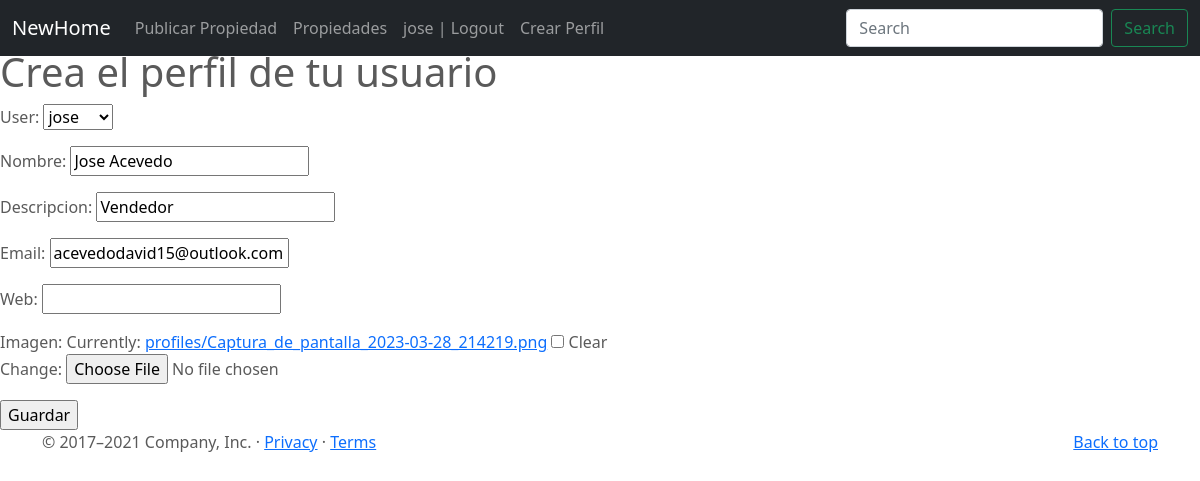
Page /profile/1/update (signed in) on the committed database.
### NewHome/models.py (models this page shows)
class Profile(models.Model):
    user = models.OneToOneField(to=User, on_delete=models.CASCADE, related_name="profile")
    Nombre = models.CharField(max_length=100)
    Descripcion = models.CharField(max_length=100)
    Email = models.EmailField(blank=True)
    Web = models.URLField(null=True,blank=True)
    imagen = models.ImageField(upload_to="profiles", null=True, blank=True)

### NewHome/views.py (the view)
# urls.py: path('profile/<pk>/update', ProfileUpdate.as_view(), name="profile-update"),
class ProfileUpdate(LoginRequiredMixin,UpdateView):
    model = Profile
    fields = '__all__'

### NewHome/templates/NewHome/profile_form.html (shortened to what this page needs)
{% extends "NewHome/base.html" %}
{% block main %}
<h1>Crea el perfil de tu usuario </h1>
<form method="POST" enctype="multipart/form-data">
    {{form.as_p}}
    <input type="submit" value="Guardar">
</form>
{% endblock %}

### NewHome/templates/NewHome/base.html (shortened to what this page needs)
<!DOCTYPE html>
<html lang="en">
<head>
    {% load static %}
<link href="{% static 'NewHome/css/bootstrap.min.css' %}" rel="stylesheet">
    <link href="{% static 'NewHome/css/carousel.css' %}" rel="stylesheet">
  </head>
  <body>
<header>
  <nav class="navbar navbar-expand-md navbar-dark fixed-top bg-dark">
    <div class="container-fluid">
      <a class="navbar-brand" href="{% url 'index' %}">NewHome</a>
      <div class="collapse navbar-collapse" id="navbarCollapse">
        <ul class="navbar-nav me-auto mb-2 mb-md-0">
          <li class="nav-item">
            <a class="nav-link" href="{% url 'propiedades-create' %}">Publicar Propiedad</a>
          <li class="nav-item">
            <a class="nav-link" href="{% url 'propiedades-list' %}">Propiedades</a>
           </li>
            {% if user.is_authenticated %}
                <li class="nav-item">
                  <a class="nav-link" href="{% url 'logout' %}"> {{user.username}} | Logout</a>
                </li>
                <li class="nav-item">
                  <a class="nav-link" href="{% url 'profile-create' %}"> Crear Perfil</a>
                </li>
              {% endif %}
        </ul>
        <form class="d-flex">
          <input class="form-control me-2" type="search" placeholder="Search" aria-label="Search">
          <button class="btn btn-outline-success" type="submit">Search</button>
        </form>
      </div>
    </div>
  </nav>
</header>
{% block main %}
{% endblock%}
  <footer class="container">
    <p class="float-end"><a href="{% url 'index' %}">Back to top</a></p>
    <p>© 2017–2021 Company, Inc. · <a href="https://getbootstrap.com/docs/5.0/examples/carousel/#">Privacy</a> · <a href="https://getbootstrap.com/docs/5.0/examples/carousel/#">Terms</a></p>
  </footer>
  </body>
</html>

### NewHome/static/NewHome/css/carousel.css (style rules this page uses)
body { padding-top: 3rem; padding-bottom: 3rem; color: #5a5a5a; }

### rows in the picture
Profile: user "jose", Nombre "Jose Acevedo", Descripcion "Vendedor", Email "acevedodavid15@outlook.com"

### other values in the picture
{{ user.username }} "jose"
